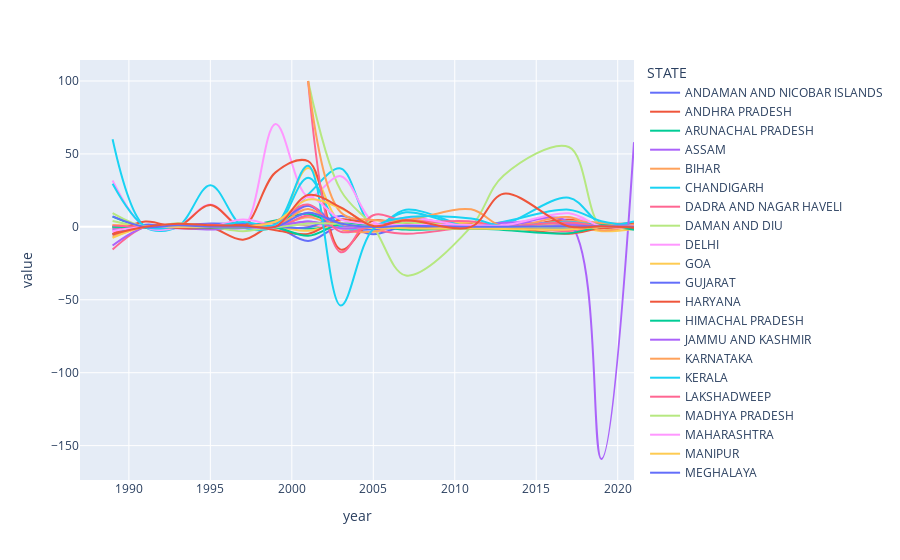

The notebook cell saved with this chart:
### Code cell
import plotly.express as px

fig = px.line(df_pct_yoy_del,line_shape='spline')
fig.show()

### Figure 1 — Plotly figure (JSON) as saved in the notebook; plotly's stock layout.template omitted (floating-point values rounded to 4 significant figures)
{"data": [{"hovertemplate": "STATE=ANDAMAN AND NICOBAR ISLANDS<br>year=%{x}<br>value=%{y}<extra></extra>", "legendgroup": "ANDAMAN AND NICOBAR ISLANDS", "line": {"color": "#636efa", "dash": "solid", "shape": "spline"}, "marker": {"symbol": "circle"}, "mode": "lines", "name": "ANDAMAN AND NICOBAR ISLANDS", "orientation": "v", "showlegend": true, "type": "scatter", "x": [1987, 1989, 1991, 1993, 1995, 1997, 1999, 2001, 2003, 2005, 2007, 2011, 2013, 2017, 2019, 2021], "xaxis": "x", "y": [null, 0.2755, 0, 0.02623, -0.1182, -0.02627, -0.09203, -9.755, 0.4882, -5.054, 0.4953, 0.9221, -0.1937, 0.4598, 0.01483, 0.01483], "yaxis": "y"}, {"hovertemplate": "STATE=ANDHRA PRADESH<br>year=%{x}<br>value=%{y}<extra></extra>", "legendgroup": "ANDHRA PRADESH", "line": {"color": "#EF553B", "dash": "solid", "shape": "spline"}, "marker": {"symbol": "circle"}, "mode": "lines", "name": "ANDHRA PRADESH", "orientation": "v", "showlegend": true, "type": "scatter", "x": [1987, 1989, 1991, 1993, 1995, 1997, 1999, 2001, 2003, 2005, 2007, 2011, 2013, 2017, 2019, 2021], "xaxis": "x", "y": [null, -4.828, 0, -0.07195, -0.3057, -8.829, 2.123, 0.914, -0.4908, -0.1059, 1.619, 2.774, -0.592, 5.045, 2.319, 2.508], "yaxis": "y"}, {"hovertemplate": "STATE=ARUNACHAL PRADESH<br>year=%{x}<br>value=%{y}<extra></extra>", "legendgroup": "ARUNACHAL PRADESH", "line": {"color": "#00cc96", "dash": "solid", "shape": "spline"}, "marker": {"symbol": "circle"}, "mode": "lines", "name": "ARUNACHAL PRADESH", "orientation": "v", "showlegend": true, "type": "scatter", "x": [1987, 1989, 1991, 1993, 1995, 1997, 1999, 2001, 2003, 2005, 2007, 2011, 2013, 2017, 2019, 2021], "xaxis": "x", "y": [null, 7.058, -0.3563, -0.1398, -0.05829, -0.0277, 0.3559, -1.179, -0.03822, -0.3571, -0.6295, 0.08456, -0.1322, -0.5331, -0.4139, -0.3869], "yaxis": "y"}, {"hovertemplate": "STATE=ASSAM<br>year=%{x}<br>value=%{y}<extra></extra>", "legendgroup": "ASSAM", "line": {"color": "#ab63fa", "dash": "solid", "shape": "spline"}, "marker": {"symbol": "circle"}, "mode": "lines", "name": "ASSAM", "orientation": "v", "showlegend": true, "type": "scatter", "x": [1987, 1989, 1991, 1993, 1995, 1997, 1999, 2001, 2003, 2005, 2007, 2011, 2013, 2017, 2019, 2021], "xaxis": "x", "y": [null, -1.321, -0.3273, -0.9915, -1.858, -0.9948, -0.5741, 14.53, 0.4025, -0.6547, 0.1697, -0.06866, -0.007228, 1.544, 0.7837, -0.05298], "yaxis": "y"}, {"hovertemplate": "STATE=BIHAR<br>year=%{x}<br>value=%{y}<extra></extra>", "legendgroup": "BIHAR", "line": {"color": "#FFA15A", "dash": "solid", "shape": "spline"}, "marker": {"symbol": "circle"}, "mode": "lines", "name": "BIHAR", "orientation": "v", "showlegend": true, "type": "scatter", "x": [1987, 1989, 1991, 1993, 1995, 1997, 1999, 2001, 2003, 2005, 2007, 2011, 2013, 2017, 2019, 2021], "xaxis": "x", "y": [null, -6.802, 0, -0.3047, -0.09789, -0.1395, -0.1889, 6.64, -0.2936, -0.3692, 5.145, 0.4158, 3.062, 0.2852, 0.2102, 0.5948], "yaxis": "y"}, {"hovertemplate": "STATE=CHANDIGARH<br>year=%{x}<br>value=%{y}<extra></extra>", "legendgroup": "CHANDIGARH", "line": {"color": "#19d3f3", "dash": "solid", "shape": "spline"}, "marker": {"symbol": "circle"}, "mode": "lines", "name": "CHANDIGARH", "orientation": "v", "showlegend": true, "type": "scatter", "x": [1987, 1989, 1991, 1993, 1995, 1997, 1999, 2001, 2003, 2005, 2007, 2011, 2013, 2017, 2019, 2021], "xaxis": "x", "y": [null, 60, 0, 0, 28.57, 0, 0, 22.22, 40, 0, 11.76, 0, 1.506, 19.94, 2.133, 3.715], "yaxis": "y"}, {"hovertemplate": "STATE=DADRA AND NAGAR HAVELI<br>year=%{x}<br>value=%{y}<extra></extra>", "legendgroup": "DADRA AND NAGAR HAVELI", "line": {"color": "#FF6692", "dash": "solid", "shape": "spline"}, "marker": {"symbol": "circle"}, "mode": "lines", "name": "DADRA AND NAGAR HAVELI", "orientation": "v", "showlegend": true, "type": "scatter", "x": [1987, 1989, 1991, 1993, 1995, 1997, 1999, 2001, 2003, 2005, 2007, 2011, 2013, 2017, 2019, 2021], "xaxis": "x", "y": [null, -15.53, 0, 0, -0.9804, 0, -0.9901, 7.763, 2.667, -1.81, -4.739, 0, 0.939, -2.899, 0, 0], "yaxis": "y"}, {"hovertemplate": "STATE=DAMAN AND DIU<br>year=%{x}<br>value=%{y}<extra></extra>", "legendgroup": "DAMAN AND DIU", "line": {"color": "#B6E880", "dash": "solid", "shape": "spline"}, "marker": {"symbol": "circle"}, "mode": "lines", "name": "DAMAN AND DIU", "orientation": "v", "showlegend": true, "type": "scatter", "x": [1987, 1989, 1991, 1993, 1995, 1997, 1999, 2001, 2003, 2005, 2007, 2011, 2013, 2017, 2019, 2021], "xaxis": "x", "y": [null, null, null, null, null, null, null, 100, 25, 0, -33.33, 0, 35.28, 54.76, 0, 1.253], "yaxis": "y"}, {"hovertemplate": "STATE=DELHI<br>year=%{x}<br>value=%{y}<extra></extra>", "legendgroup": "DELHI", "line": {"color": "#FF97FF", "dash": "solid", "shape": "spline"}, "marker": {"symbol": "circle"}, "mode": "lines", "name": "DELHI", "orientation": "v", "showlegend": true, "type": "scatter", "x": [1987, 1989, 1991, 1993, 1995, 1997, 1999, 2001, 2003, 2005, 2007, 2011, 2013, 2017, 2019, 2021], "xaxis": "x", "y": [null, 31.82, 0, 0, 15.38, 0, 70.45, 20.72, 34.71, 3.409, 0.565, -0.5682, 2.119, 6.549, 1.55, -0.2256], "yaxis": "y"}, {"hovertemplate": "STATE=GOA<br>year=%{x}<br>value=%{y}<extra></extra>", "legendgroup": "GOA", "line": {"color": "#FECB52", "dash": "solid", "shape": "spline"}, "marker": {"symbol": "circle"}, "mode": "lines", "name": "GOA", "orientation": "v", "showlegend": true, "type": "scatter", "x": [1987, 1989, 1991, 1993, 1995, 1997, 1999, 2001, 2003, 2005, 2007, 2011, 2013, 2017, 2019, 2021], "xaxis": "x", "y": [null, 1.195, 0, -0.4, 0, 0.1597, -0.07994, 40.29, 2.829, 0.3697, -0.6044, 3.064, 0, 0.4486, 0.3576, 0.3119], "yaxis": "y"}, {"hovertemplate": "STATE=GUJARAT<br>year=%{x}<br>value=%{y}<extra></extra>", "legendgroup": "GUJARAT", "line": {"color": "#636efa", "dash": "solid", "shape": "spline"}, "marker": {"symbol": "circle"}, "mode": "lines", "name": "GUJARAT", "orientation": "v", "showlegend": true, "type": "scatter", "x": [1987, 1989, 1991, 1993, 1995, 1997, 1999, 2001, 2003, 2005, 2007, 2011, 2013, 2017, 2019, 2021], "xaxis": "x", "y": [null, -0.5872, -0.1176, 1.137, 2.24, 2.051, 2.985, 14.43, -1.378, -1.57, -0.6498, -0.00684, 0.232, 0.7048, 0.6731, 0.4623], "yaxis": "y"}, {"hovertemplate": "STATE=HARYANA<br>year=%{x}<br>value=%{y}<extra></extra>", "legendgroup": "HARYANA", "line": {"color": "#EF553B", "dash": "solid", "shape": "spline"}, "marker": {"symbol": "circle"}, "mode": "lines", "name": "HARYANA", "orientation": "v", "showlegend": true, "type": "scatter", "x": [1987, 1989, 1991, 1993, 1995, 1997, 1999, 2001, 2003, 2005, 2007, 2011, 2013, 2017, 2019, 2021], "xaxis": "x", "y": [null, 0, 0, 0, 14.93, 0.1656, 37.34, 45.04, -15.62, 4.411, 0.4391, 0.8706, -1.387, 0.1259, 0.8739, 0.06238], "yaxis": "y"}, {"hovertemplate": "STATE=HIMACHAL PRADESH<br>year=%{x}<br>value=%{y}<extra></extra>", "legendgroup": "HIMACHAL PRADESH", "line": {"color": "#00cc96", "dash": "solid", "shape": "spline"}, "marker": {"symbol": "circle"}, "mode": "lines", "name": "HIMACHAL PRADESH", "orientation": "v", "showlegend": true, "type": "scatter", "x": [1987, 1989, 1991, 1993, 1995, 1997, 1999, 2001, 2003, 2005, 2007, 2011, 2013, 2017, 2019, 2021], "xaxis": "x", "y": [null, 0, 0, 0.176, -0.007999, 0.1597, 4.288, 8.9, -0.04877, 0.1114, 2.038, 0.07494, 0.02724, 2.762, 2.164, 0.05828], "yaxis": "y"}, {"hovertemplate": "STATE=JAMMU AND KASHMIR<br>year=%{x}<br>value=%{y}<extra></extra>", "legendgroup": "JAMMU AND KASHMIR", "line": {"color": "#ab63fa", "dash": "solid", "shape": "spline"}, "marker": {"symbol": "circle"}, "mode": "lines", "name": "JAMMU AND KASHMIR", "orientation": "v", "showlegend": true, "type": "scatter", "x": [1987, 1989, 1991, 1993, 1995, 1997, 1999, 2001, 2003, 2005, 2007, 2011, 2013, 2017, 2019, 2021], "xaxis": "x", "y": [null, -2.23, 0, -0.02935, -0.04894, 0.03425, 0.004892, 3.748, 0.1411, 0.0282, 6.229, -0.6522, -0.004437, 3.025, -159.2, 58.07], "yaxis": "y"}, {"hovertemplate": "STATE=KARNATAKA<br>year=%{x}<br>value=%{y}<extra></extra>", "legendgroup": "KARNATAKA", "line": {"color": "#FFA15A", "dash": "solid", "shape": "spline"}, "marker": {"symbol": "circle"}, "mode": "lines", "name": "KARNATAKA", "orientation": "v", "showlegend": true, "type": "scatter", "x": [1987, 1989, 1991, 1993, 1995, 1997, 1999, 2001, 2003, 2005, 2007, 2011, 2013, 2017, 2019, 2021], "xaxis": "x", "y": [null, -0.5108, 0.295, 0.4452, 0.1204, 0.06481, 0.1971, 12.23, -1.487, -3.398, 2.595, 0.01105, -0.1716, 3.776, 2.657, 0.4002], "yaxis": "y"}, {"hovertemplate": "STATE=KERALA<br>year=%{x}<br>value=%{y}<extra></extra>", "legendgroup": "KERALA", "line": {"color": "#19d3f3", "dash": "solid", "shape": "spline"}, "marker": {"symbol": "circle"}, "mode": "lines", "name": "KERALA", "orientation": "v", "showlegend": true, "type": "scatter", "x": [1987, 1989, 1991, 1993, 1995, 1997, 1999, 2001, 2003, 2005, 2007, 2011, 2013, 2017, 2019, 2021], "xaxis": "x", "y": [null, 0, 0, 0.4257, 0, -0.01935, -0.1066, 33.66, 0.1091, 0.1154, 9.98, -0.1387, 3.471, 11.81, 3.892, 0.5129], "yaxis": "y"}, {"hovertemplate": "STATE=LAKSHADWEEP<br>year=%{x}<br>value=%{y}<extra></extra>", "legendgroup": "LAKSHADWEEP", "line": {"color": "#FF6692", "dash": "solid", "shape": "spline"}, "marker": {"symbol": "circle"}, "mode": "lines", "name": "LAKSHADWEEP", "orientation": "v", "showlegend": true, "type": "scatter", "x": [1987, 1989, 1991, 1993, 1995, 1997, 1999, 2001, 2003, 2005, 2007, 2011, 2013, 2017, 2019, 2021], "xaxis": "x", "y": [null, null, null, null, null, null, null, 100, -17.39, 8, 3.846, 3.704, 0.2217, 0.1476, 0, 0], "yaxis": "y"}, {"hovertemplate": "STATE=MADHYA PRADESH<br>year=%{x}<br>value=%{y}<extra></extra>", "legendgroup": "MADHYA PRADESH", "line": {"color": "#B6E880", "dash": "solid", "shape": "spline"}, "marker": {"symbol": "circle"}, "mode": "lines", "name": "MADHYA PRADESH", "orientation": "v", "showlegend": true, "type": "scatter", "x": [1987, 1989, 1991, 1993, 1995, 1997, 1999, 2001, 2003, 2005, 2007, 2011, 2013, 2017, 2019, 2021], "xaxis": "x", "y": [null, 4.015, 0, -0.1071, -0.1716, -3.025, 0.4817, 1.408, -0.9711, -0.4178, 1.268, -0.147, -0.1735, -0.1369, 0.09918, 0.08783], "yaxis": "y"}, {"hovertemplate": "STATE=MAHARASHTRA<br>year=%{x}<br>value=%{y}<extra></extra>", "legendgroup": "MAHARASHTRA", "line": {"color": "#FF97FF", "dash": "solid", "shape": "spline"}, "marker": {"symbol": "circle"}, "mode": "lines", "name": "MAHARASHTRA", "orientation": "v", "showlegend": true, "type": "scatter", "x": [1987, 1989, 1991, 1993, 1995, 1997, 1999, 2001, 2003, 2005, 2007, 2011, 2013, 2017, 2019, 2021], "xaxis": "x", "y": [null, -3.569, 0, -0.4218, -0.03649, 4.985, 1.133, 1.706, -1.317, 1.287, 6.267, -0.007898, -0.02765, 0.09865, 0.1891, 0.03937], "yaxis": "y"}, {"hovertemplate": "STATE=MANIPUR<br>year=%{x}<br>value=%{y}<extra></extra>", "legendgroup": "MANIPUR", "line": {"color": "#FECB52", "dash": "solid", "shape": "spline"}, "marker": {"symbol": "circle"}, "mode": "lines", "name": "MANIPUR", "orientation": "v", "showlegend": true, "type": "scatter", "x": [1987, 1989, 1991, 1993, 1995, 1997, 1999, 2001, 2003, 2005, 2007, 2011, 2013, 2017, 2019, 2021], "xaxis": "x", "y": [null, 1.187, 0, -0.3632, -0.3588, -0.8038, -0.1956, -2.706, 1.702, -0.7784, 1.123, -1.112, -0.5886, 2.052, -2.962, -1.5], "yaxis": "y"}, {"hovertemplate": "STATE=MEGHALAYA<br>year=%{x}<br>value=%{y}<extra></extra>", "legendgroup": "MEGHALAYA", "line": {"color": "#636efa", "dash": "solid", "shape": "spline"}, "marker": {"symbol": "circle"}, "mode": "lines", "name": "MEGHALAYA", "orientation": "v", "showlegend": true, "type": "scatter", "x": [1987, 1989, 1991, 1993, 1995, 1997, 1999, 2001, 2003, 2005, 2007, 2011, 2013, 2017, 2019, 2021], "xaxis": "x", "y": [null, -5.248, 1.449, -0.6722, -0.35, -0.3641, -0.1535, -0.3144, 7.453, 0.8771, 1.923, -0.2663, 0.0752, -0.8282, -0.1577, -0.4283], "yaxis": "y"}, {"hovertemplate": "STATE=MIZORAM<br>year=%{x}<br>value=%{y}<extra></extra>", "legendgroup": "MIZORAM", "line": {"color": "#EF553B", "dash": "solid", "shape": "spline"}, "marker": {"symbol": "circle"}, "mode": "lines", "name": "MIZORAM", "orientation": "v", "showlegend": true, "type": "scatter", "x": [1987, 1989, 1991, 1993, 1995, 1997, 1999, 2001, 2003, 2005, 2007, 2011, 2013, 2017, 2019, 2021], "xaxis": "x", "y": [null, -5.03, 3.623, -0.8344, -0.6514, 1.06, -2.383, -4.825, 5.079, 1.359, 2.89, -0.6434, -0.3306, -4.773, -0.9997, -1.044], "yaxis": "y"}, {"hovertemplate": "STATE=NAGALAND<br>year=%{x}<br>value=%{y}<extra></extra>", "legendgroup": "NAGALAND", "line": {"color": "#00cc96", "dash": "solid", "shape": "spline"}, "marker": {"symbol": "circle"}, "mode": "lines", "name": "NAGALAND", "orientation": "v", "showlegend": true, "type": "scatter", "x": [1987, 1989, 1991, 1993, 1995, 1997, 1999, 2001, 2003, 2005, 2007, 2011, 2013, 2017, 2019, 2021], "xaxis": "x", "y": [null, 0.03472, -0.5447, 0.1882, -0.3989, -0.4922, -0.4024, -6.137, 1.94, 0.8018, -1.894, -1.096, -2.101, -4.444, -0.02403, -1.918], "yaxis": "y"}, {"hovertemplate": "STATE=ORISSA<br>year=%{x}<br>value=%{y}<extra></extra>", "legendgroup": "ORISSA", "line": {"color": "#ab63fa", "dash": "solid", "shape": "spline"}, "marker": {"symbol": "circle"}, "mode": "lines", "name": "ORISSA", "orientation": "v", "showlegend": true, "type": "scatter", "x": [1987, 1989, 1991, 1993, 1995, 1997, 1999, 2001, 2003, 2005, 2007, 2011, 2013, 2017, 2019, 2021], "xaxis": "x", "y": [null, -12.76, -0.04661, -0.1273, -0.08067, -0.3536, 0.1956, 3.696, -0.9759, 0.01654, 0.9845, 0.09815, 2.868, 1.944, 0.5308, 1.03], "yaxis": "y"}, {"hovertemplate": "STATE=PONDICHERRY<br>year=%{x}<br>value=%{y}<extra></extra>", "legendgroup": "PONDICHERRY", "line": {"color": "#FFA15A", "dash": "solid", "shape": "spline"}, "marker": {"symbol": "circle"}, "mode": "lines", "name": "PONDICHERRY", "orientation": "v", "showlegend": true, "type": "scatter", "x": [1987, 1989, 1991, 1993, 1995, 1997, 1999, 2001, 2003, 2005, 2007, 2011, 2013, 2017, 2019, 2021], "xaxis": "x", "y": [null, null, null, null, null, null, null, 100, 10, 4.762, 4.545, 12, 0.1199, 6.726, -2.404, 1.67], "yaxis": "y"}, {"hovertemplate": "STATE=PUNJAB<br>year=%{x}<br>value=%{y}<extra></extra>", "legendgroup": "PUNJAB", "line": {"color": "#19d3f3", "dash": "solid", "shape": "spline"}, "marker": {"symbol": "circle"}, "mode": "lines", "name": "PUNJAB", "orientation": "v", "showlegend": true, "type": "scatter", "x": [1987, 1989, 1991, 1993, 1995, 1997, 1999, 2001, 2003, 2005, 2007, 2011, 2013, 2017, 2019, 2021], "xaxis": "x", "y": [null, 29.52, 0.3723, 0, -0.07452, 3.244, 1.771, 41.94, -53.92, -1.412, 6.37, 5.669, 0.4515, 3.538, 0.649, -0.1083], "yaxis": "y"}, {"hovertemplate": "STATE=RAJASTHAN<br>year=%{x}<br>value=%{y}<extra></extra>", "legendgroup": "RAJASTHAN", "line": {"color": "#FF6692", "dash": "solid", "shape": "spline"}, "marker": {"symbol": "circle"}, "mode": "lines", "name": "RAJASTHAN", "orientation": "v", "showlegend": true, "type": "scatter", "x": [1987, 1989, 1991, 1993, 1995, 1997, 1999, 2001, 2003, 2005, 2007, 2011, 2013, 2017, 2019, 2021], "xaxis": "x", "y": [null, 0.978, 0.03879, 1.603, 1.363, 0.5467, 3.734, 15.25, -3.418, 0.1514, 1.16, 0.317, -0.006217, 2.933, 0.3488, 0.1501], "yaxis": "y"}, {"hovertemplate": "STATE=SIKKIM<br>year=%{x}<br>value=%{y}<extra></extra>", "legendgroup": "SIKKIM", "line": {"color": "#B6E880", "dash": "solid", "shape": "spline"}, "marker": {"symbol": "circle"}, "mode": "lines", "name": "SIKKIM", "orientation": "v", "showlegend": true, "type": "scatter", "x": [1987, 1989, 1991, 1993, 1995, 1997, 1999, 2001, 2003, 2005, 2007, 2011, 2013, 2017, 2019, 2021], "xaxis": "x", "y": [null, 9.372, 0, 2.501, 0.2558, 0.06392, -0.3528, 2.349, 2.115, 0, 2.83, 0.05954, -0.02978, -0.4187, -0.05984, -0.02993], "yaxis": "y"}, {"hovertemplate": "STATE=TAMIL NADU<br>year=%{x}<br>value=%{y}<extra></extra>", "legendgroup": "TAMIL NADU", "line": {"color": "#FF97FF", "dash": "solid", "shape": "spline"}, "marker": {"symbol": "circle"}, "mode": "lines", "name": "TAMIL NADU", "orientation": "v", "showlegend": true, "type": "scatter", "x": [1987, 1989, 1991, 1993, 1995, 1997, 1999, 2001, 2003, 2005, 2007, 2011, 2013, 2017, 2019, 2021], "xaxis": "x", "y": [null, -2.825, 0, 0.07645, 0.2347, 0.1113, 0.08198, 20.5, 5.127, 1.74, 1.26, 1.215, 0.9185, 9.273, 0.3148, 0.2082], "yaxis": "y"}, {"hovertemplate": "STATE=TRIPURA<br>year=%{x}<br>value=%{y}<extra></extra>", "legendgroup": "TRIPURA", "line": {"color": "#FECB52", "dash": "solid", "shape": "spline"}, "marker": {"symbol": "circle"}, "mode": "lines", "name": "TRIPURA", "orientation": "v", "showlegend": true, "type": "scatter", "x": [1987, 1989, 1991, 1993, 1995, 1997, 1999, 2001, 2003, 2005, 2007, 2011, 2013, 2017, 2019, 2021], "xaxis": "x", "y": [null, -7.552, 0, 0.05417, 0, 0.1442, 3.464, 18.68, 12.7, 0.7603, -1.016, -1.203, -1.411, -1.812, 0, -0.0518], "yaxis": "y"}, {"hovertemplate": "STATE=UTTAR PRADESH<br>year=%{x}<br>value=%{y}<extra></extra>", "legendgroup": "UTTAR PRADESH", "line": {"color": "#636efa", "dash": "solid", "shape": "spline"}, "marker": {"symbol": "circle"}, "mode": "lines", "name": "UTTAR PRADESH", "orientation": "v", "showlegend": true, "type": "scatter", "x": [1987, 1989, 1991, 1993, 1995, 1997, 1999, 2001, 2003, 2005, 2007, 2011, 2013, 2017, 2019, 2021], "xaxis": "x", "y": [null, 7.14, -0.05356, 1.036, 0.07356, 0.02353, 0.06468, 9.734, 2.33, -0.0363, 0.6875, -0.00515, 0.05919, 0.3002, 0.3452, 0.03578], "yaxis": "y"}, {"hovertemplate": "STATE=WEST BENGAL<br>year=%{x}<br>value=%{y}<extra></extra>", "legendgroup": "WEST BENGAL", "line": {"color": "#EF553B", "dash": "solid", "shape": "spline"}, "marker": {"symbol": "circle"}, "mode": "lines", "name": "WEST BENGAL", "orientation": "v", "showlegend": true, "type": "scatter", "x": [1987, 1989, 1991, 1993, 1995, 1997, 1999, 2001, 2003, 2005, 2007, 2011, 2013, 2017, 2019, 2021], "xaxis": "x", "y": [null, -5.203, 0, 2.089, 1.087, 0.8744, 0.1555, 21.8, 13.37, 0.5639, 4.471, 0.007695, 22.67, 0.2493, 0.3254, -0.4159], "yaxis": "y"}], "layout": {"legend": {"title": {"text": "STATE"}, "tracegroupgap": 0}, "margin": {"t": 60}, "xaxis": {"anchor": "y", "domain": [0, 1], "title": {"text": "year"}}, "yaxis": {"anchor": "x", "domain": [0, 1], "title": {"text": "value"}}}}
